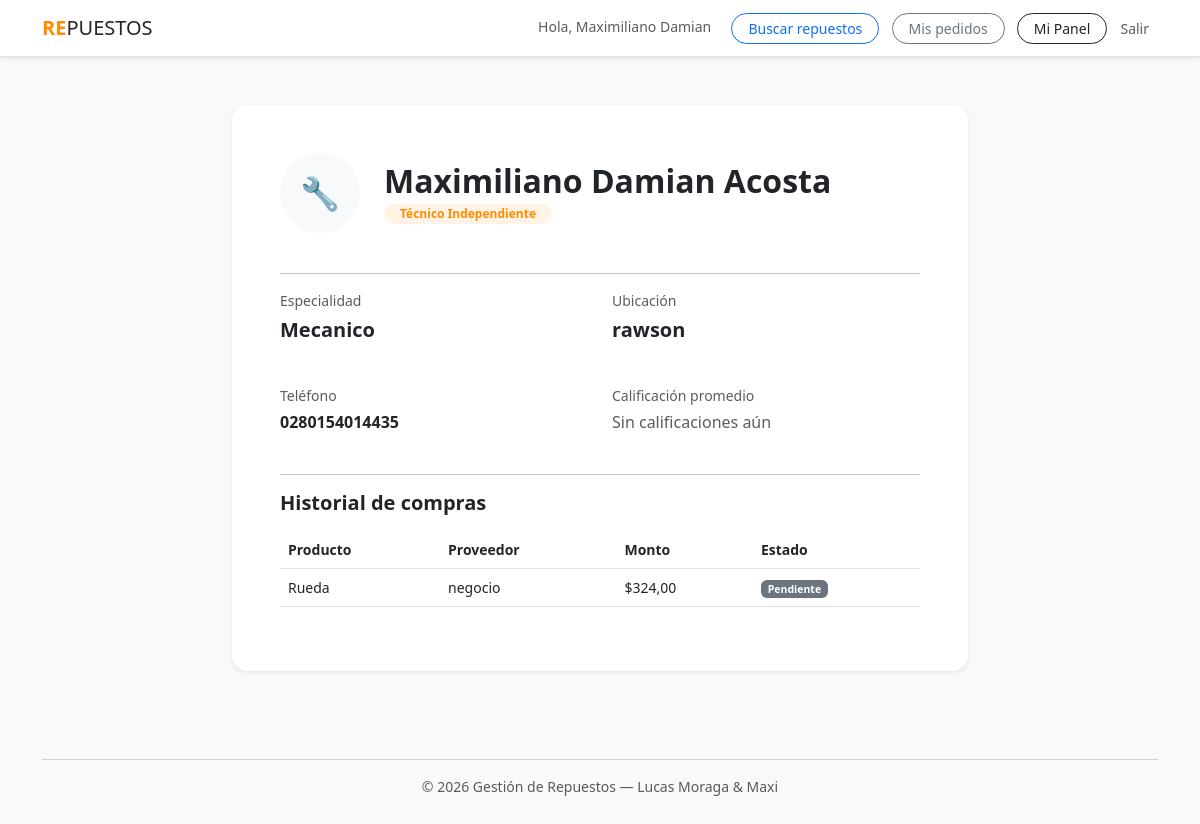
/perfil/tecnico/3/ (signed in), run on an earlier commit of the app's database.
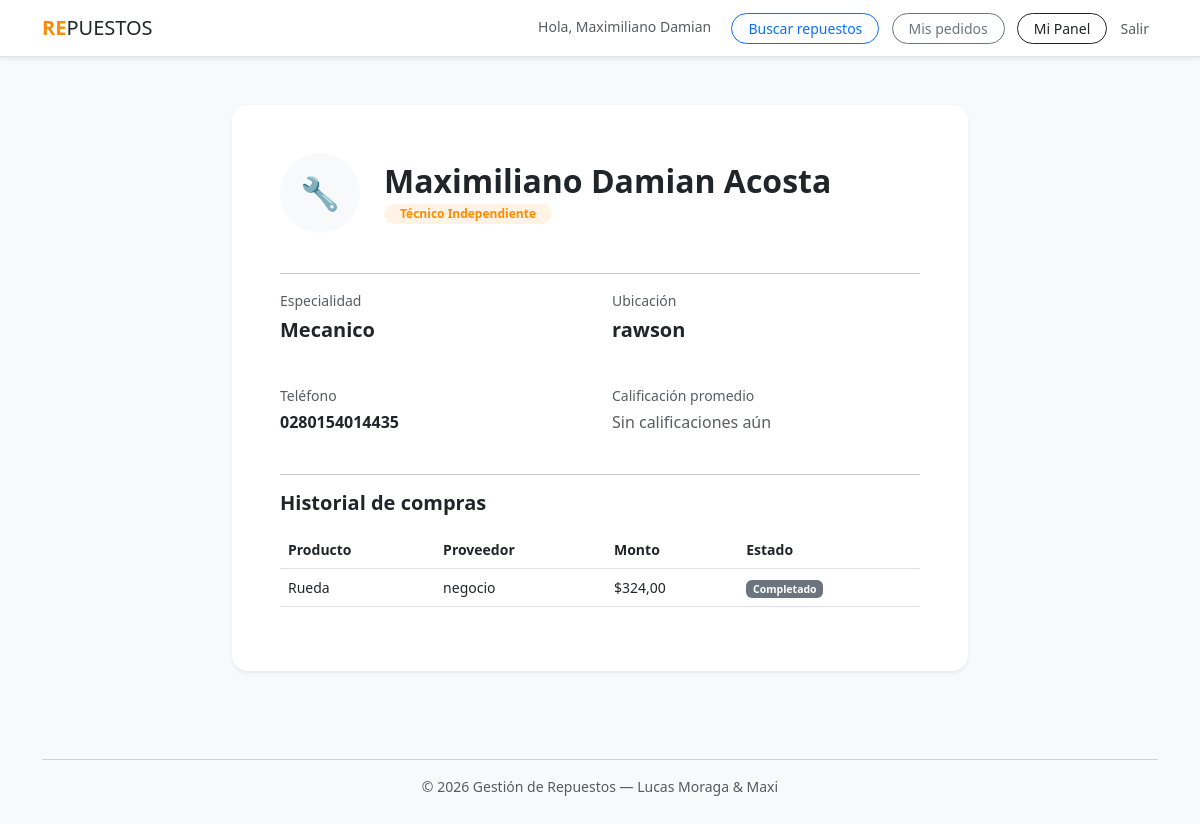
And on a later commit of the database.
### plataforma/models.py (models this page shows, shortened)
class Pedido(models.Model):
    ESTADO_CHOICES = [
        ('pendiente', 'Pendiente'),
        ('aceptado', 'Aceptado'),
        ('rechazado', 'Rechazado'),
        ('completado', 'Completado'),
        ('cancelado', 'Cancelado'),
    ]
    ENTREGA_CHOICES = [
        ('retiro', 'Retiro en local'),
        ('envio', 'Envío'),
    ]
    tecnico = models.ForeignKey(Tecnico, on_delete=models.CASCADE, related_name='pedidos')
    proveedor = models.ForeignKey(Proveedor, on_delete=models.CASCADE, related_name='pedidos_recibidos')
    producto = models.ForeignKey(Producto, on_delete=models.CASCADE, related_name='pedidos')
    cantidad = models.IntegerField()
    forma_entrega = models.CharField(max_length=10, choices=ENTREGA_CHOICES)
    estado = models.CharField(max_length=15, choices=ESTADO_CHOICES, default='pendiente')
    monto_total = models.DecimalField(max_digits=10, decimal_places=2)
    fecha_creacion = models.DateTimeField(auto_now_add=True)
    fecha_actualizacion = models.DateTimeField(auto_now=True)
    notas = models.TextField(blank=True, null=True)
    respuesta_proveedor = models.TextField(blank=True, null=True)
    class Meta:
        verbose_name = "Pedido"
        verbose_name_plural = "Pedidos"
        ordering = ['-fecha_creacion']

class Producto(models.Model):
    proveedor = models.ForeignKey(Proveedor, on_delete=models.CASCADE, related_name="productos")
    nombre = models.CharField(max_length=200)
    descripcion = models.TextField(blank=True)
    modelo = models.CharField(max_length=100, blank=True)
    categoria = models.CharField(max_length=100, choices=RUBROS_CHOICES)
    precio = models.DecimalField(max_digits=10, decimal_places=2)
    stock = models.PositiveIntegerField(default=0)
    disponible = models.BooleanField(default=True)
    class Meta:
        verbose_name = "Producto"
        verbose_name_plural = "Productos"

class Proveedor(models.Model):
    usuario = models.OneToOneField(User, on_delete=models.CASCADE)
    cuit = models.CharField(max_length=13, unique=True, null=True, blank=True)
    nombre_negocio = models.CharField(max_length=150)
    direccion = models.CharField(max_length=255)
    rubro = models.CharField(max_length=100, choices=RUBROS_CHOICES)
    horarios = models.CharField(max_length=200, blank=True)
    logo = models.ImageField(upload_to='proveedores/logos/', blank=True, null=True)
    imagen = models.ImageField(upload_to='proveedores/imagenes/', blank=True, null=True)
    latitud = models.FloatField(null=True, blank=True)
    longitud = models.FloatField(null=True, blank=True)
    estado = models.CharField(max_length=15, choices=ESTADO_USUARIO_CHOICES, default='pendiente')
    nota_admin = models.TextField(blank=True)
    is_approved = models.BooleanField(default=False)
    class Meta:
        verbose_name = "Proveedor"
        verbose_name_plural = "Proveedores"

### plataforma/views.py (the view)
# urls.py: path('perfil/tecnico/<int:pk>/', views.perfil_tecnico, name='perfil_tecnico'),
@login_required(login_url='login')
def perfil_tecnico(request, pk):
    tecnico = get_object_or_404(Tecnico, pk=pk)
    return render(request, 'plataforma/perfil_tecnico.html', {
        'tecnico': tecnico,
        'es_proveedor': hasattr(request.user, 'proveedor'),
    })

### plataforma/context_processors.py (called while the page is built)
def pedidos_pendientes(request):
    count = 0
    if request.user.is_authenticated and hasattr(request.user, 'proveedor'):
        count = request.user.proveedor.pedidos_recibidos.filter(estado='pendiente').count()
    return {'pedidos_pendientes_count': count}

### plataforma/models.py (called while the page is built)
    @property
    def calificacion_promedio(self):
        calificaciones = self.calificaciones_recibidas.all()
        if not calificaciones.exists():
            return None
        result = calificaciones.aggregate(avg_p=Avg('puntualidad'), avg_t=Avg('trato'))
        return round((result['avg_p'] + result['avg_t']) / 2, 1)

### plataforma/templates/plataforma/perfil_tecnico.html (shortened to what this page needs)
{% extends "plataforma/base.html" %}
{% block content %}
<div class="row justify-content-center py-4">
    <div class="col-md-8">
        <div class="card border-0 shadow-sm rounded-4 p-5">
            <div class="d-flex align-items-center gap-4 mb-4">
                <div class="bg-light rounded-circle d-flex align-items-center justify-content-center"
                     style="width:80px;height:80px;font-size:2rem;">
                    🔧
                </div>
                <div>
                    <h2 class="fw-bold mb-0">{{ tecnico.usuario.get_full_name }}</h2>
                    <span class="badge bg-primary bg-opacity-10 text-primary px-3 py-1 rounded-pill">
                        Técnico Independiente
                    </span>
                </div>
            </div>
            <hr>
            <div class="row g-4">
                <div class="col-md-6">
                    <p class="text-muted small mb-1">Especialidad</p>
                    <p class="fw-bold fs-5">{{ tecnico.especialidad }}</p>
                </div>
                <div class="col-md-6">
                    <p class="text-muted small mb-1">Ubicación</p>
                    <p class="fw-bold fs-5">{{ tecnico.ubicacion }}</p>
                </div>
                {% if tecnico.telefono %}
                <div class="col-md-6">
                    <p class="text-muted small mb-1">Teléfono</p>
                    <p class="fw-bold">{{ tecnico.telefono }}</p>
                </div>
                {% endif %}
                <div class="col-md-6">
                    <p class="text-muted small mb-1">Calificación promedio</p>
                    {% if tecnico.calificacion_promedio %}
                        <p class="fw-bold text-warning fs-5">{{ tecnico.calificacion_promedio }} / 5 ★</p>
                    {% else %}
                        <p class="text-muted">Sin calificaciones aún</p>
                    {% endif %}
                </div>
            </div>
            {% with pedidos=tecnico.pedidos.all %}
            {% if pedidos %}
            <hr class="mt-4">
            <h5 class="fw-bold mb-3">Historial de compras</h5>
            <div class="table-responsive">
                <table class="table table-hover align-middle small">
                    <thead class="text-muted">
                        <tr>
                            <th>Producto</th><th>Proveedor</th><th>Monto</th><th>Estado</th>
                        </tr>
                    </thead>
                    <tbody>
                        {% for p in pedidos %}
                        <tr>
                            <td>{{ p.producto.nombre }}</td>
                            <td>{{ p.proveedor.nombre_negocio }}</td>
                            <td>${{ p.monto_total }}</td>
                            <td><span class="badge bg-secondary">{{ p.get_estado_display }}</span></td>
                        </tr>
                        {% endfor %}
                    </tbody>
                </table>
            </div>
            {% endif %}
            {% endwith %}
        </div>
    </div>
</div>
{% endblock %}

What changed in the data, as far as the page shows it:
changed Pedido "Rueda": estado "Pendiente" → "Completado"
